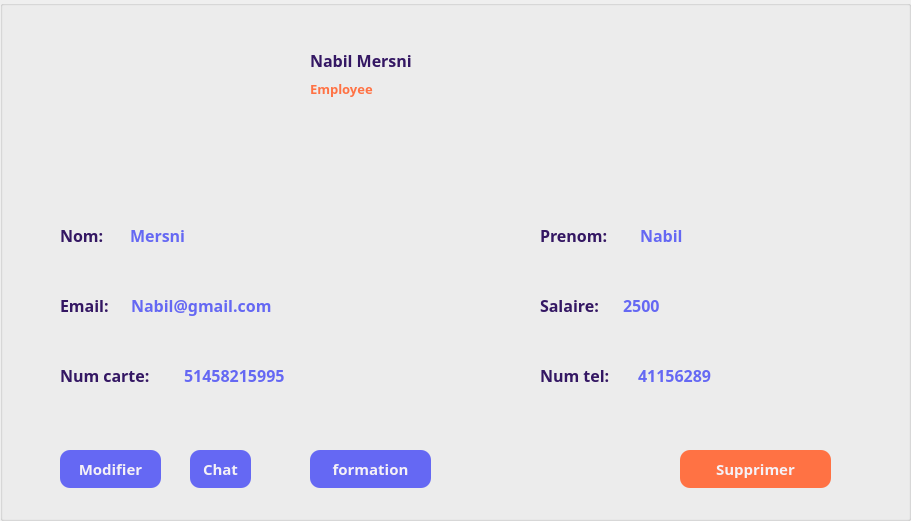
   <widget class="QGroupBox" name="userInterface">
    <property name="geometry">
     <rect>
      <x>360</x>
      <y>100</y>
      <width>911</width>
      <height>521</height>
     </rect>
    </property>
    <property name="styleSheet">
     <string notr="true">#userInterface{
	border:3px solid rgb(101, 104, 243);
	border-radius: 50px;
	background-color: rgba(244, 220, 211,50%);
	
}</string>
    </property>
    <property name="title">
     <string/>
    </property>
    <widget class="QLabel" name="label_15">
     <property name="geometry">
      <rect>
       <x>170</x>
       <y>40</y>
       <width>110</width>
       <height>110</height>
      </rect>
     </property>
     <property name="styleSheet">
      <string notr="true">image: url(:/resource/img/user.png);</string>
     </property>
     <property name="text">
      <string/>
     </property>
    </widget>
    <widget class="QLabel" name="me_fullname">
     <property name="geometry">
      <rect>
       <x>310</x>
       <y>50</y>
       <width>201</width>
       <height>21</height>
      </rect>
     </property>
     <property name="font">
      <font>
       <family>Montserrat SemiBold</family>
       <pointsize>12</pointsize>
       <weight>75</weight>
       <bold>true</bold>
      </font>
     </property>
     <property name="styleSheet">
      <string notr="true">color: rgb(52, 23, 99);</string>
     </property>
     <property name="text">
      <string>Nabil Mersni</string>
     </property>
    </widget>
    <widget class="QLabel" name="me_role">
     <property name="geometry">
      <rect>
       <x>310</x>
       <y>78</y>
       <width>201</width>
       <height>21</height>
      </rect>
     </property>
     <property name="font">
      <font>
       <family>Montserrat SemiBold</family>
       <pointsize>10</pointsize>
       <weight>75</weight>
       <bold>true</bold>
      </font>
     </property>
     <property name="styleSheet">
      <string notr="true">color: rgb(255, 114, 68);</string>
     </property>
     <property name="text">
      <string>Employee</string>
     </property>
    </widget>
    <widget class="QPushButton" name="me_setForm">
     <property name="geometry">
      <rect>
       <x>310</x>
       <y>110</y>
       <width>34</width>
       <height>34</height>
      </rect>
     </property>
     <property name="cursor">
      <cursorShape>PointingHandCursor</cursorShape>
     </property>
     <property name="styleSheet">
      <string notr="true">QPushButton {
	border:none;
border-radius:15px;
}

QPushButton::hover {
  background-color: rgb(254, 129, 75);
}</string>
     </property>
     <property name="text">
      <string/>
     </property>
     <property name="icon">
      <iconset resource="resource.qrc">
       <normaloff>:/resource/img/update.png</normaloff>:/resource/img/update.png</iconset>
     </property>
     <property name="iconSize">
      <size>
       <width>19</width>
       <height>19</height>
      </size>
     </property>
    </widget>
    <widget class="QLabel" name="label_21">
     <property name="geometry">
      <rect>
       <x>60</x>
       <y>220</y>
       <width>61</width>
       <height>31</height>
      </rect>
     </property>
     <property name="font">
      <font>
       <family>Montserrat SemiBold</family>
       <pointsize>12</pointsize>
       <weight>75</weight>
       <bold>true</bold>
      </font>
     </property>
     <property name="styleSheet">
      <string notr="true">color: rgb(52, 23, 99);</string>
     </property>
     <property name="text">
      <string>Nom:</string>
     </property>
    </widget>
    <widget class="QLabel" name="me_nom">
     <property name="geometry">
      <rect>
       <x>130</x>
       <y>220</y>
       <width>201</width>
       <height>31</height>
      </rect>
     </property>
     <property name="font">
      <font>
       <family>Montserrat SemiBold</family>
       <pointsize>12</pointsize>
       <weight>75</weight>
       <bold>true</bold>
      </font>
     </property>
     <property name="styleSheet">
      <string notr="true">color: rgb(101, 104, 243);</string>
     </property>
     <property name="text">
      <string>Mersni</string>
     </property>
    </widget>
    <widget class="QLabel" name="label_23">
     <property name="geometry">
      <rect>
       <x>540</x>
       <y>220</y>
       <width>91</width>
       <height>31</height>
      </rect>
     </property>
     <property name="font">
      <font>
       <family>Montserrat SemiBold</family>
       <pointsize>12</pointsize>
       <weight>75</weight>
       <bold>true</bold>
      </font>
     </property>
     <property name="styleSheet">
      <string notr="true">color: rgb(52, 23, 99);</string>
     </property>
     <property name="text">
      <string>Prenom:</string>
     </property>
    </widget>
    <widget class="QLabel" name="me_prenom">
     <property name="geometry">
      <rect>
       <x>640</x>
       <y>220</y>
       <width>181</width>
       <height>31</height>
      </rect>
     </property>
     <property name="font">
      <font>
       <family>Montserrat SemiBold</family>
       <pointsize>12</pointsize>
       <weight>75</weight>
       <bold>true</bold>
      </font>
     </property>
     <property name="styleSheet">
      <string notr="true">
color: rgb(101, 104, 243);</string>
     </property>
     <property name="text">
      <string>Nabil</string>
     </property>
    </widget>
    <widget class="QLabel" name="label_25">
     <property name="geometry">
      <rect>
       <x>60</x>
       <y>290</y>
       <width>71</width>
       <height>31</height>
      </rect>
     </property>
     <property name="font">
      <font>
       <family>Montserrat SemiBold</family>
       <pointsize>12</pointsize>
       <weight>75</weight>
       <bold>true</bold>
      </font>
     </property>
     <property name="styleSheet">
      <string notr="true">color: rgb(52, 23, 99);</string>
     </property>
     <property name="text">
      <string>Email:</string>
     </property>
    </widget>
    <widget class="QLabel" name="me_email">
     <property name="geometry">
      <rect>
       <x>131</x>
       <y>290</y>
       <width>291</width>
       <height>31</height>
      </rect>
     </property>
     <property name="font">
      <font>
       <family>Montserrat SemiBold</family>
       <pointsize>12</pointsize>
       <weight>75</weight>
       <bold>true</bold>
      </font>
     </property>
     <property name="styleSheet">
      <string notr="true">color: rgb(101, 104, 243);</string>
     </property>
     <property name="text">
      <string>Nabil@gmail.com</string>
     </property>
    </widget>
    <widget class="QLabel" name="label_27">
     <property name="geometry">
      <rect>
       <x>60</x>
       <y>360</y>
       <width>121</width>
       <height>31</height>
      </rect>
     </property>
     <property name="font">
      <font>
       <family>Montserrat SemiBold</family>
       <pointsize>12</pointsize>
       <weight>75</weight>
       <bold>true</bold>
      </font>
     </property>
     <property name="styleSheet">
      <string notr="true">color: rgb(52, 23, 99);</string>
     </property>
     <property name="text">
      <string>Num carte:</string>
     </property>
    </widget>
    <widget class="QLabel" name="me_num_carte">
     <property name="geometry">
      <rect>
       <x>184</x>
       <y>360</y>
       <width>181</width>
       <height>31</height>
      </rect>
     </property>
     <property name="font">
      <font>
       <family>Montserrat SemiBold</family>
       <pointsize>12</pointsize>
       <weight>75</weight>
       <bold>true</bold>
      </font>
     </property>
     <property name="styleSheet">
      <string notr="true">
color: rgb(101, 104, 243);</string>
     </property>
     <property name="text">
      <string>51458215995</string>
     </property>
    </widget>
    <widget class="QLabel" name="label_29">
     <property name="geometry">
      <rect>
       <x>540</x>
       <y>290</y>
       <width>91</width>
       <height>31</height>
      </rect>
     </property>
     <property name="font">
      <font>
       <family>Montserrat SemiBold</family>
       <pointsize>12</pointsize>
       <weight>75</weight>
       <bold>true</bold>
      </font>
     </property>
     <property name="styleSheet">
      <string notr="true">color: rgb(52, 23, 99);</string>
     </property>
     <property name="text">
      <string>Salaire:</string>
     </property>
    </widget>
    <widget class="QLabel" name="me_salaire">
     <property name="geometry">
      <rect>
       <x>623</x>
       <y>290</y>
       <width>181</width>
       <height>31</height>
      </rect>
     </property>
     <property name="font">
      <font>
       <family>Montserrat SemiBold</family>
       <pointsize>12</pointsize>
       <weight>75</weight>
       <bold>true</bold>
      </font>
     </property>
     <property name="styleSheet">
      <string notr="true">
color: rgb(101, 104, 243);</string>
     </property>
     <property name="text">
      <string>2500</string>
     </property>
    </widget>
    <widget class="QLabel" name="label_31">
     <property name="geometry">
      <rect>
       <x>540</x>
       <y>360</y>
       <width>121</width>
       <height>31</height>
      </rect>
     </property>
     <property name="font">
      <font>
       <family>Montserrat SemiBold</family>
       <pointsize>12</pointsize>
       <weight>75</weight>
       <bold>true</bold>
      </font>
     </property>
     <property name="styleSheet">
      <string notr="true">color: rgb(52, 23, 99);</string>
     </property>
     <property name="text">
      <string>Num tel:</string>
     </property>
    </widget>
    <widget class="QLabel" name="me_num_tel">
     <property name="geometry">
      <rect>
       <x>638</x>
       <y>360</y>
       <width>181</width>
       <height>31</height>
      </rect>
     </property>
     <property name="font">
      <font>
       <family>Montserrat SemiBold</family>
       <pointsize>12</pointsize>
       <weight>75</weight>
       <bold>true</bold>
      </font>
     </property>
     <property name="styleSheet">
      <string notr="true">
color: rgb(101, 104, 243);</string>
     </property>
     <property name="text">
      <string>41156289</string>
     </property>
    </widget>
    <widget class="QPushButton" name="me_updateBtn">
     <property name="geometry">
      <rect>
       <x>60</x>
       <y>450</y>
       <width>101</width>
       <height>38</height>
      </rect>
     </property>
     <property name="font">
      <font>
       <family>Montserrat SemiBold</family>
       <pointsize>11</pointsize>
       <weight>75</weight>
       <bold>true</bold>
      </font>
     </property>
     <property name="cursor">
      <cursorShape>PointingHandCursor</cursorShape>
     </property>
     <property name="styleSheet">
      <string notr="true">QPushButton#me_updateBtn {
    background-color: rgb(101, 104, 243);
	color: rgb(245, 241, 246);
	border-radius: 10px;
 }

QPushButton#me_updateBtn:hover {
	background-color: rgb(254, 129, 75);
}

QPushButton#me_updateBtn:pressed {
	background-color: rgb(255, 114, 68);
}</string>
     </property>
     <property name="text">
      <string>Modifier</string>
     </property>
    </widget>
    <widget class="QPushButton" name="me_chatBtn">
     <property name="geometry">
      <rect>
       <x>190</x>
       <y>450</y>
       <width>61</width>
       <height>38</height>
      </rect>
     </property>
     <property name="font">
      <font>
       <family>Montserrat SemiBold</family>
       <pointsize>11</pointsize>
       <weight>75</weight>
       <bold>true</bold>
      </font>
     </property>
     <property name="cursor">
      <cursorShape>PointingHandCursor</cursorShape>
     </property>
     <property name="styleSheet">
      <string notr="true">QPushButton#me_chatBtn {
    background-color: rgb(101, 104, 243);
	color: rgb(245, 241, 246);
	border-radius: 10px;
 }

QPushButton#me_chatBtn:hover {
	background-color: rgb(254, 129, 75);
}

QPushButton#me_chatBtn:pressed {
	background-color: rgb(255, 114, 68);
}</string>
     </property>
     <property name="text">
      <string>Chat</string>
     </property>
    </widget>
    <widget class="QPushButton" name="me_formationBtn">
     <property name="geometry">
      <rect>
       <x>310</x>
       <y>450</y>
       <width>121</width>
       <height>38</height>
      </rect>
     </property>
     <property name="font">
      <font>
       <family>Montserrat SemiBold</family>
       <pointsize>11</pointsize>
       <weight>75</weight>
       <bold>true</bold>
      </font>
     </property>
     <property name="cursor">
      <cursorShape>PointingHandCursor</cursorShape>
     </property>
     <property name="styleSheet">
      <string notr="true">QPushButton#me_formationBtn {
    background-color: rgb(101, 104, 243);
	color: rgb(245, 241, 246);
	border-radius: 10px;
 }

QPushButton#me_formationBtn:hover {
	background-color: rgb(254, 129, 75);
}

QPushButton#me_formationBtn:pressed {
	background-color: rgb(255, 114, 68);
}</string>
     </property>
     <property name="text">
      <string>formation</string>
     </property>
    </widget>
    <widget class="QPushButton" name="me_deleteBtn">
     <property name="geometry">
      <rect>
       <x>680</x>
       <y>450</y>
       <width>151</width>
       <height>38</height>
      </rect>
     </property>
     <property name="font">
      <font>
       <family>Montserrat SemiBold</family>
       <pointsize>11</pointsize>
       <weight>75</weight>
       <bold>true</bold>
      </font>
     </property>
     <property name="cursor">
      <cursorShape>PointingHandCursor</cursorShape>
     </property>
     <property name="styleSheet">
      <string notr="true">QPushButton#me_deleteBtn {
    background-color: rgb(255, 114, 68);
	color: rgb(245, 241, 246);
	border-radius: 10px;
 }

QPushButton#me_deleteBtn:hover {
	background-color: rgb(254, 129, 75);
}

QPushButton#me_deleteBtn:pressed {
	background-color: rgb(255, 114, 68);
}</string>
     </property>
     <property name="text">
      <string>Supprimer</string>
     </property>
     <property name="icon">
      <iconset resource="resource.qrc">
       <normaloff>:/resource/img/delete_white.png</normaloff>:/resource/img/delete_white.png</iconset>
     </property>
     <property name="iconSize">
      <size>
       <width>19</width>
       <height>19</height>
      </size>
     </property>
    </widget>
   </widget>
